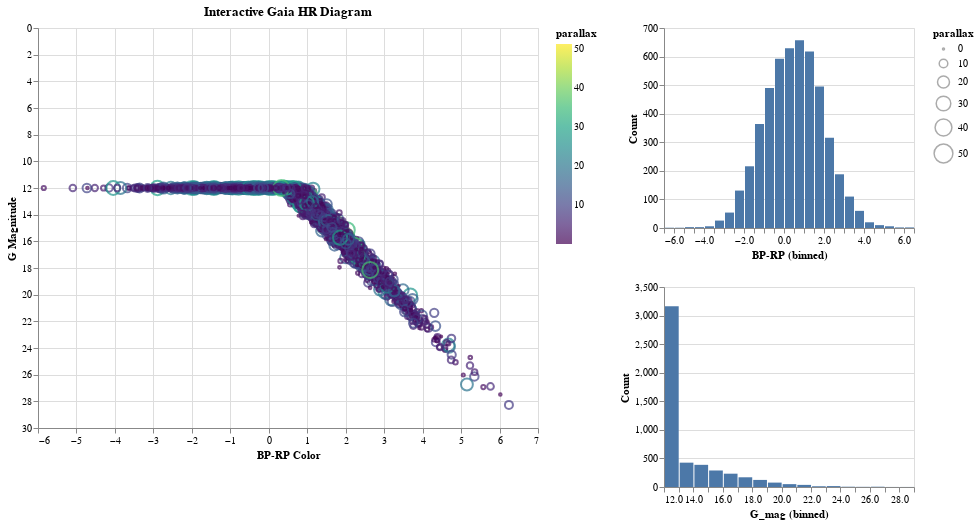

Source (notebook cell):
### Markdown cell above
## 4. Altair – Interactive Gaia Catalog Explorer

**DIFFERENT from simple scatter**: **Linked multi-panel views** of synthetic Gaia data.

### Code cell
# EXERCISE 4: Interactive Gaia-like catalog (HR diagram + histograms)
# Synthetic Gaia data
np.random.seed(20031116)
n_stars = 5000
bp_rp = np.random.normal(0.5, 1.5, n_stars)  # color
g_mag = np.maximum(10 + 3*bp_rp + 0.5*np.random.randn(n_stars), 12)  # magnitude
parallax = np.random.exponential(5, n_stars)  # mas (distance)
df_gaia = pd.DataFrame({
    'BP-RP': bp_rp,
    'G_mag': g_mag,
    'parallax': parallax,
    'abs_G': g_mag - 5*np.log10(1000/parallax) + 5  # absolute mag
})

# Save for Altair
df_gaia.to_csv('data/gaia_synthetic.csv', index=False)

# Interactive HR diagram
# CHANGED: in the newer versions of altair, one has to name the brush and then use the base
brush = alt.selection_interval(name="brush")
base = alt.Chart(df_gaia).add_params(brush)


# CHANGED: the whole way the histograms have to be coded change. (I don't really know anything about it, it was GPT who helped me fix this up) 
hr = base.mark_point().encode(
    x=alt.X('BP-RP:Q', title='BP-RP Color'),
    y=alt.Y('G_mag:Q', title='G Magnitude', sort='descending'),
    color=alt.Color('parallax:Q', scale=alt.Scale(scheme='viridis')),
    size=alt.Size('parallax:Q')
).properties(
    width=500,
    height=400,
    title='Interactive Gaia HR Diagram'
)

hist_color = alt.Chart(df_gaia).mark_bar().encode(
    x=alt.X('BP-RP:Q', bin=alt.Bin(maxbins=30)),
    y=alt.Y('count()', title='Count')
).transform_filter(
    brush
).properties(width=250, height=200)

hist_mag = alt.Chart(df_gaia).mark_bar().encode(
    x=alt.X('G_mag:Q', bin=alt.Bin(maxbins=30)),
    y=alt.Y('count()', title='Count')
).transform_filter(
    brush
).properties(width=250, height=200)

# CHANGE: we cannot save the charts as if they are plt. They have a complete different format, so we also need a converter from the VEGA 
# format to png or whatever image format. 
chart = (hr | (hist_color & hist_mag)).resolve_legend(color='independent')

chart.save('data/gaia_altair.png')
chart # This line renders the chart, but it is pretty heavy so I prefer to just not do it

### Figure 1 — Vega-Lite specification as saved in the notebook (floating-point values rounded to 4 significant figures; data arrays with more than 128 entries replaced by an {"elided": "..."} marker saying what was removed)
{"config": {"view": {"continuousWidth": 300, "continuousHeight": 300}}, "hconcat": [{"mark": {"type": "point"}, "encoding": {"color": {"field": "parallax", "scale": {"scheme": "viridis"}, "type": "quantitative"}, "size": {"field": "parallax", "type": "quantitative"}, "x": {"field": "BP-RP", "title": "BP-RP Color", "type": "quantitative"}, "y": {"field": "G_mag", "sort": "descending", "title": "G Magnitude", "type": "quantitative"}}, "height": 400, "name": "view_f2a450a83e9c9e18_0", "title": "Interactive Gaia HR Diagram", "width": 500}, {"vconcat": [{"mark": {"type": "bar"}, "encoding": {"x": {"bin": {"maxbins": 30}, "field": "BP-RP", "type": "quantitative"}, "y": {"aggregate": "count", "title": "Count", "type": "quantitative"}}, "height": 200, "transform": [{"filter": {"param": "brush"}}], "width": 250}, {"mark": {"type": "bar"}, "encoding": {"x": {"bin": {"maxbins": 30}, "field": "G_mag", "type": "quantitative"}, "y": {"aggregate": "count", "title": "Count", "type": "quantitative"}}, "height": 200, "transform": [{"filter": {"param": "brush"}}], "width": 250}]}], "data": {"name": "data-94d20dede560be2233eeb6cf5c9d7979"}, "params": [{"name": "brush", "select": {"type": "interval"}, "views": ["view_f2a450a83e9c9e18_0"]}], "resolve": {"legend": {"color": "independent"}}, "$schema": "https://vega.github.io/schema/vega-lite/v6.1.0.json", "datasets": {"data-94d20dede560be2233eeb6cf5c9d7979": {"elided": "5000 records"}}}
